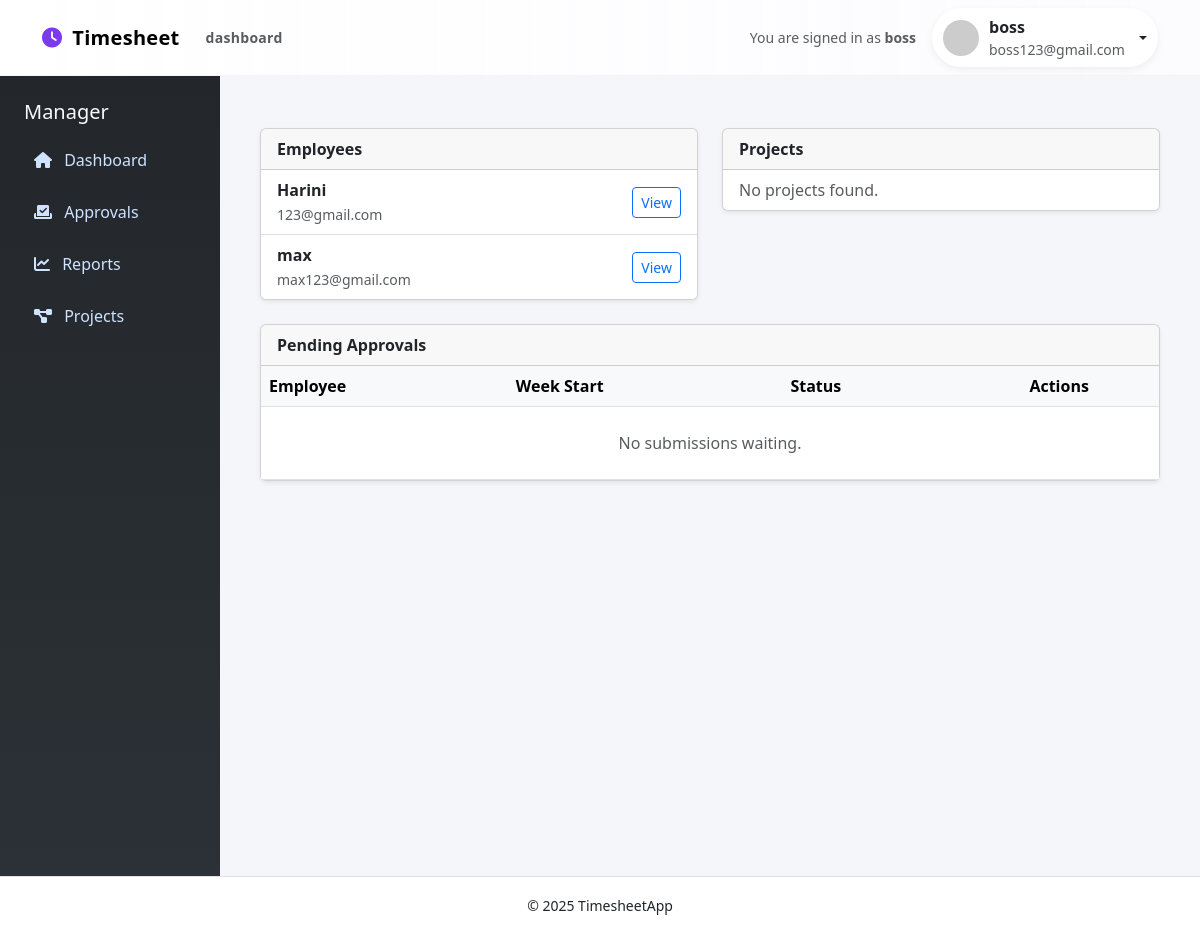
The page /dashboard/manager/ (signed in) on the database as committed earlier.
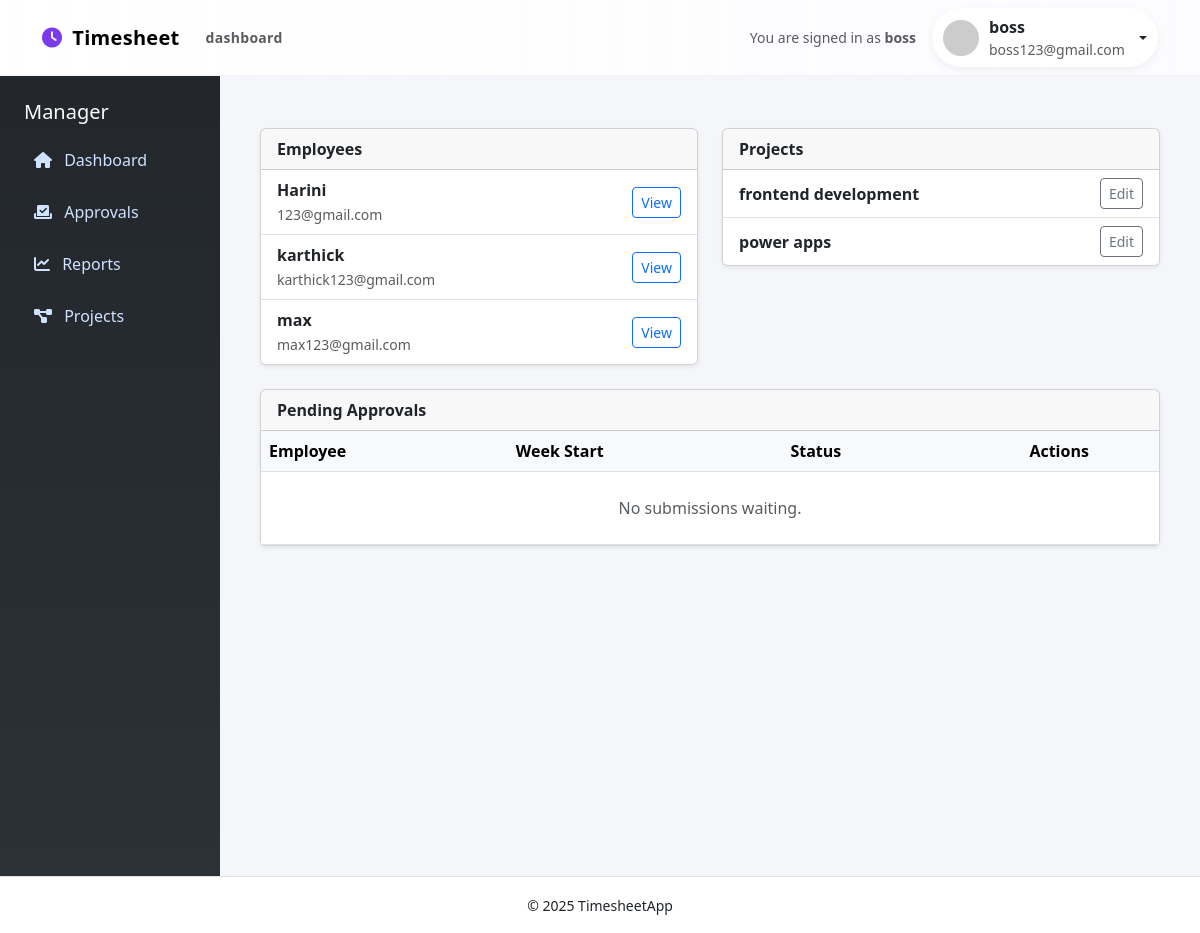
The same page on the database as committed later.
### timesheet_app/models.py (models this page shows, shortened)
class CustomUser(AbstractUser):
    role = models.CharField(max_length=10, choices=ROLE_CHOICES)

class Project(models.Model):
    name = models.CharField(max_length=120)
    client = models.CharField(max_length=120)
    billable_default = models.BooleanField(default=True)
    active = models.BooleanField(default=True)
    created_at = models.DateTimeField(auto_now_add=True)
    updated_at = models.DateTimeField(auto_now=True)
    class Meta:
        indexes = [
            models.Index(fields=["active"]),
        ]

### timesheet_app/views.py (the view)
# urls.py: path("dashboard/manager/", manager_dashboard, name="manager_dashboard"),
@role_required("manager")
@login_required
def manager_dashboard(request):
    pending_weeks = WeekSummary.objects.select_related("user")\
        .filter(status=STATUS_SUBMITTED)\
        .order_by("week_start")
    today = timezone.localdate()
    month_start = today.replace(day=1)
    approved_this_month = WeekSummary.objects.filter(
        status=STATUS_APPROVED,
        approved_at__date__gte=month_start
    ).count()
    employees = User.objects.filter(groups__name='Employee').order_by('username')
    projects = Project.objects.all().order_by('name')
    context = {
        "pending_weeks": pending_weeks,
        "approved_this_month": approved_this_month,
        "today": today,
        "employees": employees,
        "projects": projects,
    }
    return render(request, "dashboard/manager.html", context)

### timesheet_app/templates/dashboard/manager.html (shortened to what this page needs)
{% extends "base.html" %}
{% block sidebar %}
<div class="sidebar">
  <h5 class="text-light mb-3">Manager</h5>
  <a href="{% url 'manager_dashboard' %}"><i class="fa-solid fa-home me-2"></i> Dashboard</a>
  <a href="{% url 'approvals_list' %}"><i class="fa-solid fa-check-to-slot me-2"></i> Approvals</a>
  <a href="{% url 'manager_reports' %}"><i class="fa-solid fa-chart-line me-2"></i> Reports</a>
  <a href="{% url 'projects_list' %}"><i class="fa-solid fa-diagram-project me-2"></i> Projects</a>
</div>
{% endblock %}
{% block content %}
<div class="container-fluid py-4">
  <div class="row g-4 mb-4">
    <div class="col-md-6">
      <div class="card shadow-sm">
        <div class="card-header fw-semibold">Employees</div>
        <div class="list-group list-group-flush">
          {% for emp in employees %}
            <div class="list-group-item d-flex justify-content-between align-items-center">
              <div>
                <div style="font-weight:600">{{ emp.get_full_name|default:emp.username }}</div>
                <small class="text-muted">{{ emp.email }}</small>
              </div>
              <a href="{% url 'approvals_list' %}?user={{ emp.id }}"
                 class="btn btn-sm btn-outline-primary">View</a>
            </div>
          {% empty %}
            <div class="list-group-item text-muted">No employees found.</div>
          {% endfor %}
        </div>
      </div>
    </div>
    <div class="col-md-6">
      <div class="card shadow-sm">
        <div class="card-header fw-semibold">Projects</div>
        <div class="list-group list-group-flush">
          {% for p in projects %}
            <div class="list-group-item d-flex justify-content-between align-items-center">
              <div>
                <div style="font-weight:600">{{ p.name }}</div>
              </div>
              <a href="{% url 'project_edit' p.id %}"
                 class="btn btn-sm btn-outline-secondary">Edit</a>
            </div>
          {% empty %}
            <div class="list-group-item text-muted">No projects found.</div>
          {% endfor %}
        </div>
      </div>
    </div>
  </div>
  <div class="card shadow-sm">
    <div class="card-header fw-semibold">Pending Approvals</div>
    <div class="table-responsive">
      <table class="table table-hover mb-0 align-middle">
        <thead class="table-light">
          <tr>
            <th>Employee</th>
            <th>Week Start</th>
            <th>Status</th>
            <th class="text-center">Actions</th>
          </tr>
        </thead>
        <tbody>
        {% for w in pending_weeks %}
          <tr>
            <td>{{ w.user.get_full_name|default:w.user.username }}</td>
            <td>{{ w.week_start|date:"M. d, Y" }}</td>
            <td><span class="badge bg-warning text-dark">{{ w.status|title }}</span></td>
            <td class="text-center">
              <form method="post" action="{% url 'week_detail' w.id %}" style="display:inline">
                {% csrf_token %}
                <button type="submit" name="action" value="approve" class="btn btn-sm btn-success">Approve</button>
              </form>
              <form method="post" action="{% url 'week_detail' w.id %}" style="display:inline; margin-left:6px">
                {% csrf_token %}
                <button type="submit" name="action" value="reject" class="btn btn-sm btn-danger">Reject</button>
              </form>
              <a href="{% url 'week_detail' w.id %}" class="btn btn-sm btn-outline-primary" style="margin-left:6px">View</a>
            </td>
          </tr>
        {% empty %}
          <tr>
            <td colspan="4" class="text-center text-muted py-4">No submissions waiting.</td>
          </tr>
        {% endfor %}
        </tbody>
      </table>
    </div>
  </div>
</div>
{% endblock %}

Rows that differ between the two databases and show on the page:
added CustomUser: get_full_name "karthick", email "karthick123@gmail.com"
added Project: name "frontend development"
added Project: name "power apps"
Other text that changed with them:
text no longer shown: "No projects found."
